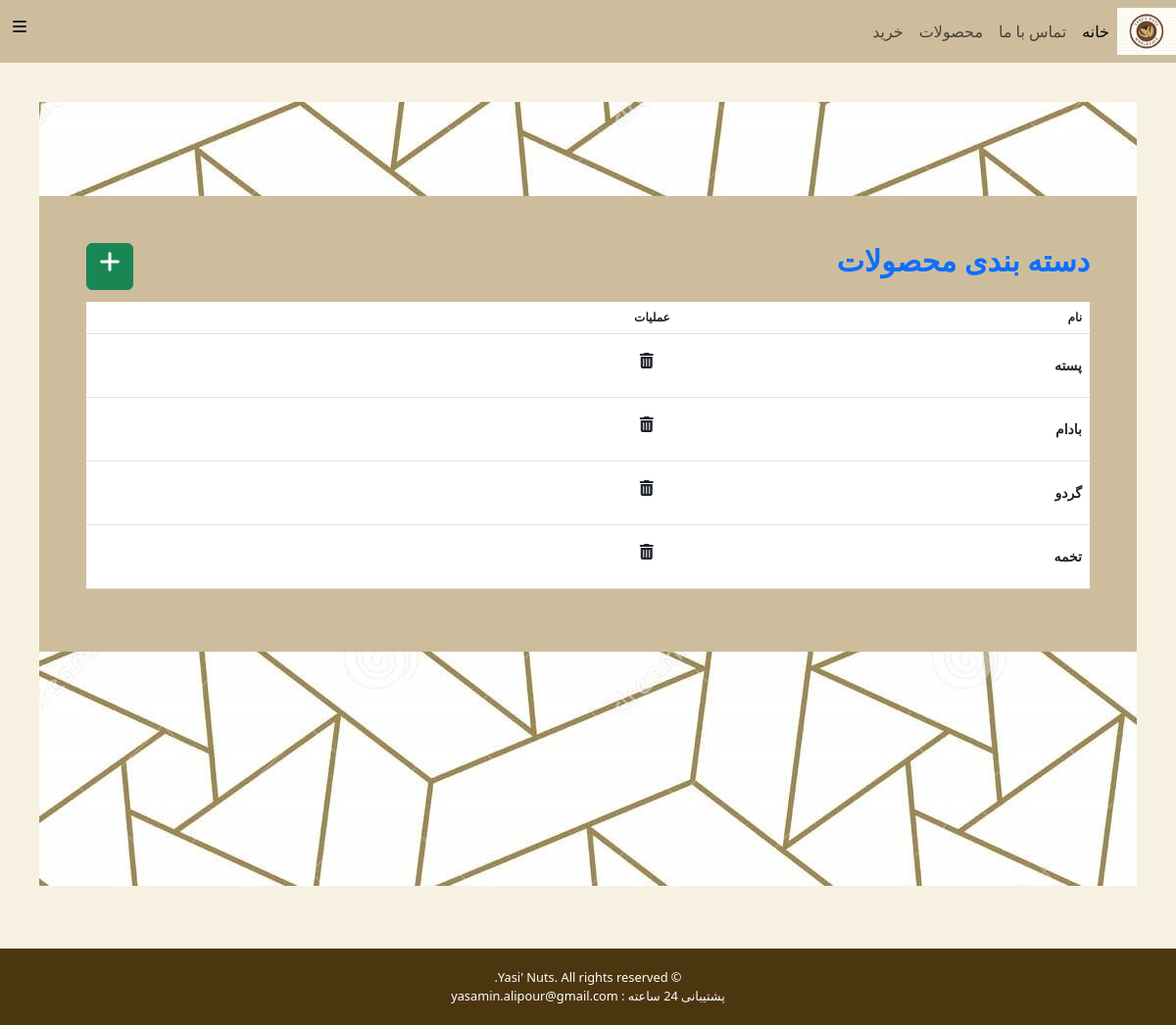
Screenshot of /manage/category (signed in) with the database file from the repository.
### shop/models.py (models this page shows, shortened)
class Category(models.Model):
    name = models.CharField(max_length=200, verbose_name="نام")
    image=image=models.ImageField()

### shop/views.py (the view)
# urls.py: path('manage/category', CategoryListView.as_view(), name="category"),
class CategoryListView(LoginRequiredMixin, ListView):
    model = Category
    template_name = 'category.html'

### templates/category.html
{% extends 'base.html' %}
{% block content %}
<div class="p-5 space-y-3"  style="background:#cdbd9d;"">
    <div class="flex" >
        <div class="grow font-bold text-3xl text-primary" >دسته بندی محصولات</div>
        <div class="flex-none">
            <a href="{% url 'category_new' %}" class="btn btn-square btn-success"><i class="fa-solid fa-plus text-2xl"></i></a>
        </div>
    </div>
    <div class="overflow-x-auto">
        <table class="table table-zebra">
          <thead>
            <tr>
              <th>نام</th>
              <th class="text-end">عملیات</th>
            </tr>
          </thead>
          <tbody>
          {% for category in object_list %}
            <tr>
              <th>{{ category.name }}</th>
              <td class="text-end"><a
                href="{% url 'category_delete' category.pk %}"
                class="btn btn-square btn-error text-base"
                ><i class="fa-solid fa-trash-can"></i
              ></a></td>
            </tr>
          {% endfor %}
          </tbody>
        </table>
      </div>
</div>
{% endblock content %}

### static/css/base.css (style rules this page uses)
html, body { background-color: #f6f1e0 !important; height: 100%; }
.btn { display: inline-block; padding: 10px 20px; font-size: 16px; font-weight: bold; color: #fff; background-color: #4a5568; border: none; border-radius: 5px; transition: background-color 0.2s ease-in-out; }
.btn-error { padding: 10px 30px; font-size: 16px; font-weight: bold; color: white; background-color: #ff005d; border: none; border-radius: 5px; transition: background-color 0.2s ease-in-out; }

### rows the page displays
Category: name "پسته"
Category: name "بادام"
Category: name "گردو"
Category: name "تخمه"
